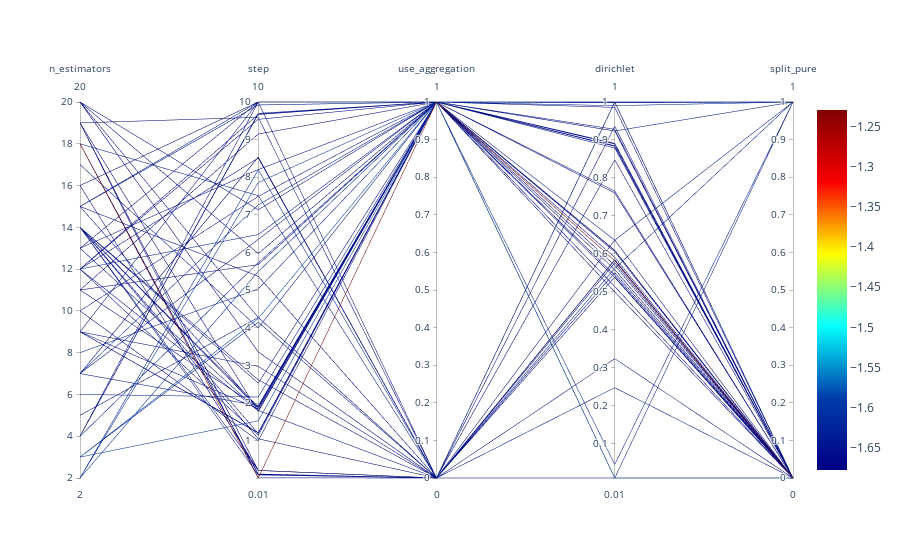

Notebook cell for this chart:
### Markdown cell above
## Parallel Coordinates Plots

### Code cell
spot_tuner.parallel_plot()
